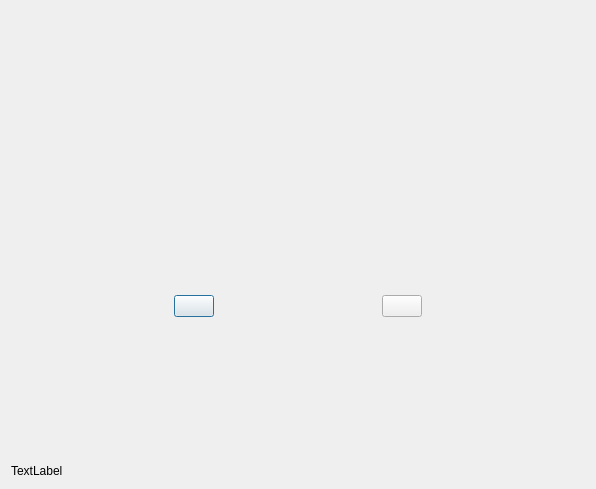
<?xml version="1.0" encoding="UTF-8"?>
<ui version="4.0">
 <class>GameMode</class>
 <widget class="QDialog" name="GameMode">
  <property name="geometry">
   <rect>
    <x>0</x>
    <y>0</y>
    <width>596</width>
    <height>489</height>
   </rect>
  </property>
  <property name="windowTitle">
   <string>Dialog</string>
  </property>
  <layout class="QVBoxLayout" name="verticalLayout_6">
   <item>
    <widget class="QStackedWidget" name="stackedWidget">
     <property name="currentIndex">
      <number>0</number>
     </property>
     <widget class="QWidget" name="mode_page">
      <layout class="QHBoxLayout" name="horizontalLayout">
       <item>
        <spacer name="horizontalSpacer_3">
         <property name="orientation">
          <enum>Qt::Horizontal</enum>
         </property>
         <property name="sizeHint" stdset="0">
          <size>
           <width>40</width>
           <height>20</height>
          </size>
         </property>
        </spacer>
       </item>
       <item>
        <widget class="QWidget" name="widget" native="true">
         <layout class="QVBoxLayout" name="verticalLayout">
          <item>
           <widget class="QLabel" name="single_lable">
            <property name="sizePolicy">
             <sizepolicy hsizetype="Preferred" vsizetype="Fixed">
              <horstretch>0</horstretch>
              <verstretch>0</verstretch>
             </sizepolicy>
            </property>
            <property name="text">
             <string/>
            </property>
           </widget>
          </item>
          <item>
           <widget class="QPushButton" name="singleModeBtn">
            <property name="text">
             <string/>
            </property>
           </widget>
          </item>
         </layout>
        </widget>
       </item>
       <item>
        <spacer name="horizontalSpacer_5">
         <property name="orientation">
          <enum>Qt::Horizontal</enum>
         </property>
         <property name="sizeHint" stdset="0">
          <size>
           <width>40</width>
           <height>20</height>
          </size>
         </property>
        </spacer>
       </item>
       <item>
        <widget class="QWidget" name="widget_2" native="true">
         <layout class="QVBoxLayout" name="verticalLayout_2">
          <item>
           <widget class="QLabel" name="net_lable">
            <property name="sizePolicy">
             <sizepolicy hsizetype="Preferred" vsizetype="Fixed">
              <horstretch>0</horstretch>
              <verstretch>0</verstretch>
             </sizepolicy>
            </property>
            <property name="text">
             <string/>
            </property>
           </widget>
          </item>
          <item>
           <widget class="QPushButton" name="netModeBtn">
            <property name="text">
             <string/>
            </property>
           </widget>
          </item>
         </layout>
        </widget>
       </item>
       <item>
        <spacer name="horizontalSpacer_4">
         <property name="orientation">
          <enum>Qt::Horizontal</enum>
         </property>
         <property name="sizeHint" stdset="0">
          <size>
           <width>40</width>
           <height>20</height>
          </size>
         </property>
        </spacer>
       </item>
      </layout>
     </widget>
     <widget class="QWidget" name="room_page">
      <layout class="QHBoxLayout" name="horizontalLayout_2">
       <item>
        <spacer name="horizontalSpacer">
         <property name="orientation">
          <enum>Qt::Horizontal</enum>
         </property>
         <property name="sizeHint" stdset="0">
          <size>
           <width>40</width>
           <height>20</height>
          </size>
         </property>
        </spacer>
       </item>
       <item>
        <widget class="QWidget" name="widget_3" native="true">
         <layout class="QVBoxLayout" name="verticalLayout_3">
          <item>
           <spacer name="verticalSpacer">
            <property name="orientation">
             <enum>Qt::Vertical</enum>
            </property>
            <property name="sizeHint" stdset="0">
             <size>
              <width>20</width>
              <height>184</height>
             </size>
            </property>
           </spacer>
          </item>
          <item>
           <widget class="QLabel" name="auto_lable">
            <property name="text">
             <string/>
            </property>
           </widget>
          </item>
          <item>
           <widget class="QPushButton" name="autoBtn">
            <property name="text">
             <string/>
            </property>
           </widget>
          </item>
          <item>
           <spacer name="verticalSpacer_2">
            <property name="orientation">
             <enum>Qt::Vertical</enum>
            </property>
            <property name="sizeHint" stdset="0">
             <size>
              <width>20</width>
              <height>184</height>
             </size>
            </property>
           </spacer>
          </item>
         </layout>
        </widget>
       </item>
       <item>
        <spacer name="horizontalSpacer_6">
         <property name="orientation">
          <enum>Qt::Horizontal</enum>
         </property>
         <property name="sizeHint" stdset="0">
          <size>
           <width>40</width>
           <height>20</height>
          </size>
         </property>
        </spacer>
       </item>
       <item>
        <widget class="QWidget" name="widget_4" native="true">
         <layout class="QVBoxLayout" name="verticalLayout_4">
          <item>
           <spacer name="verticalSpacer_3">
            <property name="orientation">
             <enum>Qt::Vertical</enum>
            </property>
            <property name="sizeHint" stdset="0">
             <size>
              <width>20</width>
              <height>40</height>
             </size>
            </property>
           </spacer>
          </item>
          <item>
           <widget class="QLabel" name="manual_lable">
            <property name="text">
             <string/>
            </property>
           </widget>
          </item>
          <item>
           <widget class="QPushButton" name="manualBtn">
            <property name="text">
             <string/>
            </property>
           </widget>
          </item>
          <item>
           <spacer name="verticalSpacer_4">
            <property name="orientation">
             <enum>Qt::Vertical</enum>
            </property>
            <property name="sizeHint" stdset="0">
             <size>
              <width>20</width>
              <height>40</height>
             </size>
            </property>
           </spacer>
          </item>
         </layout>
        </widget>
       </item>
       <item>
        <spacer name="horizontalSpacer_7">
         <property name="orientation">
          <enum>Qt::Horizontal</enum>
         </property>
         <property name="sizeHint" stdset="0">
          <size>
           <width>40</width>
           <height>20</height>
          </size>
         </property>
        </spacer>
       </item>
       <item>
        <widget class="QWidget" name="widget_5" native="true">
         <layout class="QVBoxLayout" name="verticalLayout_5">
          <item>
           <spacer name="verticalSpacer_5">
            <property name="orientation">
             <enum>Qt::Vertical</enum>
            </property>
            <property name="sizeHint" stdset="0">
             <size>
              <width>20</width>
              <height>40</height>
             </size>
            </property>
           </spacer>
          </item>
          <item>
           <widget class="QLabel" name="search_lable">
            <property name="text">
             <string/>
            </property>
           </widget>
          </item>
          <item>
           <widget class="QPushButton" name="searchBtn">
            <property name="text">
             <string/>
            </property>
           </widget>
          </item>
          <item>
           <spacer name="verticalSpacer_6">
            <property name="orientation">
             <enum>Qt::Vertical</enum>
            </property>
            <property name="sizeHint" stdset="0">
             <size>
              <width>20</width>
              <height>40</height>
             </size>
            </property>
           </spacer>
          </item>
         </layout>
        </widget>
       </item>
       <item>
        <spacer name="horizontalSpacer_2">
         <property name="orientation">
          <enum>Qt::Horizontal</enum>
         </property>
         <property name="sizeHint" stdset="0">
          <size>
           <width>40</width>
           <height>20</height>
          </size>
         </property>
        </spacer>
       </item>
      </layout>
     </widget>
    </widget>
   </item>
   <item>
    <widget class="QLabel" name="information">
     <property name="text">
      <string>TextLabel</string>
     </property>
    </widget>
   </item>
  </layout>
 </widget>
 <resources/>
 <connections/>
</ui>
